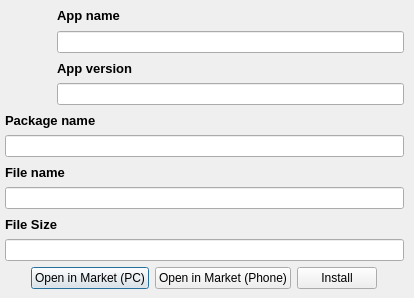
<?xml version="1.0" encoding="UTF-8"?>
<ui version="4.0">
 <class>appInfo</class>
 <widget class="QDialog" name="appInfo">
  <property name="geometry">
   <rect>
    <x>0</x>
    <y>0</y>
    <width>414</width>
    <height>298</height>
   </rect>
  </property>
  <property name="windowTitle">
   <string extracomment="app info dialog title">App info</string>
  </property>
  <widget class="QWidget" name="gridLayoutWidget">
   <property name="geometry">
    <rect>
     <x>0</x>
     <y>0</y>
     <width>409</width>
     <height>294</height>
    </rect>
   </property>
   <layout class="QGridLayout" name="gridLayout">
    <item row="1" column="1" rowspan="4">
     <widget class="QLabel" name="labelAppsIcon">
      <property name="minimumSize">
       <size>
        <width>0</width>
        <height>0</height>
       </size>
      </property>
      <property name="maximumSize">
       <size>
        <width>70</width>
        <height>70</height>
       </size>
      </property>
      <property name="text">
       <string notr="true"/>
      </property>
      <property name="pixmap">
       <pixmap resource="../zasoby.qrc">:/icons/info.png</pixmap>
      </property>
     </widget>
    </item>
    <item row="0" column="1">
     <spacer name="horizontalSpacer_4">
      <property name="orientation">
       <enum>Qt::Vertical</enum>
      </property>
      <property name="sizeType">
       <enum>QSizePolicy::Fixed</enum>
      </property>
      <property name="sizeHint" stdset="0">
       <size>
        <width>20</width>
        <height>5</height>
       </size>
      </property>
     </spacer>
    </item>
    <item row="1" column="2" rowspan="4">
     <widget class="QLabel" name="labelQRcode">
      <property name="maximumSize">
       <size>
        <width>80</width>
        <height>80</height>
       </size>
      </property>
      <property name="text">
       <string notr="true"/>
      </property>
     </widget>
    </item>
    <item row="1" column="3">
     <widget class="QLabel" name="labelAppsAppName">
      <property name="font">
       <font>
        <pointsize>10</pointsize>
        <weight>75</weight>
        <bold>true</bold>
       </font>
      </property>
      <property name="text">
       <string>App name</string>
      </property>
     </widget>
    </item>
    <item row="2" column="3">
     <widget class="QLineEdit" name="editAppsAppName">
      <property name="text">
       <string notr="true"/>
      </property>
      <property name="readOnly">
       <bool>true</bool>
      </property>
     </widget>
    </item>
    <item row="3" column="3">
     <widget class="QLabel" name="labelAppsVersion">
      <property name="font">
       <font>
        <pointsize>10</pointsize>
        <weight>75</weight>
        <bold>true</bold>
       </font>
      </property>
      <property name="text">
       <string>App version</string>
      </property>
     </widget>
    </item>
    <item row="4" column="3">
     <widget class="QLineEdit" name="editAppsVersion">
      <property name="text">
       <string notr="true"/>
      </property>
      <property name="readOnly">
       <bool>true</bool>
      </property>
     </widget>
    </item>
    <item row="5" column="1" colspan="3">
     <widget class="QLabel" name="labelAppsPackageName">
      <property name="font">
       <font>
        <pointsize>10</pointsize>
        <weight>75</weight>
        <bold>true</bold>
       </font>
      </property>
      <property name="text">
       <string>Package name</string>
      </property>
     </widget>
    </item>
    <item row="8" column="1" colspan="3">
     <widget class="QLineEdit" name="editAppsFileName">
      <property name="text">
       <string notr="true"/>
      </property>
      <property name="readOnly">
       <bool>true</bool>
      </property>
     </widget>
    </item>
    <item row="7" column="1" colspan="3">
     <widget class="QLabel" name="labelAppsFileName">
      <property name="font">
       <font>
        <pointsize>10</pointsize>
        <weight>75</weight>
        <bold>true</bold>
       </font>
      </property>
      <property name="text">
       <string>File name</string>
      </property>
     </widget>
    </item>
    <item row="9" column="1" colspan="3">
     <widget class="QLabel" name="labelAppsSize">
      <property name="font">
       <font>
        <pointsize>10</pointsize>
        <weight>75</weight>
        <bold>true</bold>
       </font>
      </property>
      <property name="text">
       <string>File Size</string>
      </property>
     </widget>
    </item>
    <item row="10" column="1" colspan="3">
     <widget class="QLineEdit" name="editAppsSize">
      <property name="text">
       <string notr="true"/>
      </property>
      <property name="readOnly">
       <bool>true</bool>
      </property>
     </widget>
    </item>
    <item row="12" column="2">
     <spacer name="horizontalSpacer_3">
      <property name="orientation">
       <enum>Qt::Vertical</enum>
      </property>
      <property name="sizeType">
       <enum>QSizePolicy::Fixed</enum>
      </property>
      <property name="sizeHint" stdset="0">
       <size>
        <width>20</width>
        <height>5</height>
       </size>
      </property>
     </spacer>
    </item>
    <item row="1" column="0">
     <spacer name="horizontalSpacer_2">
      <property name="orientation">
       <enum>Qt::Horizontal</enum>
      </property>
      <property name="sizeType">
       <enum>QSizePolicy::Fixed</enum>
      </property>
      <property name="sizeHint" stdset="0">
       <size>
        <width>5</width>
        <height>20</height>
       </size>
      </property>
     </spacer>
    </item>
    <item row="1" column="4">
     <spacer name="horizontalSpacer">
      <property name="orientation">
       <enum>Qt::Horizontal</enum>
      </property>
      <property name="sizeType">
       <enum>QSizePolicy::Fixed</enum>
      </property>
      <property name="sizeHint" stdset="0">
       <size>
        <width>5</width>
        <height>20</height>
       </size>
      </property>
     </spacer>
    </item>
    <item row="6" column="1" colspan="3">
     <widget class="QLineEdit" name="editAppsPackageName">
      <property name="text">
       <string notr="true"/>
      </property>
      <property name="readOnly">
       <bool>true</bool>
      </property>
     </widget>
    </item>
    <item row="11" column="1" colspan="3">
     <layout class="QHBoxLayout" name="horizontalLayout">
      <item>
       <spacer name="horizontalSpacer_5">
        <property name="orientation">
         <enum>Qt::Horizontal</enum>
        </property>
        <property name="sizeHint" stdset="0">
         <size>
          <width>40</width>
          <height>20</height>
         </size>
        </property>
       </spacer>
      </item>
      <item>
       <widget class="QPushButton" name="pushButton_3">
        <property name="text">
         <string>Open in Market (PC)</string>
        </property>
        <property name="icon">
         <iconset resource="../zasoby.qrc">
          <normaloff>:/icons/market.png</normaloff>:/icons/market.png</iconset>
        </property>
       </widget>
      </item>
      <item>
       <widget class="QPushButton" name="pushButton_2">
        <property name="text">
         <string>Open in Market (Phone)</string>
        </property>
        <property name="icon">
         <iconset resource="../zasoby.qrc">
          <normaloff>:/icons/market.png</normaloff>:/icons/market.png</iconset>
        </property>
       </widget>
      </item>
      <item>
       <widget class="QPushButton" name="pushButton">
        <property name="text">
         <string>Install</string>
        </property>
        <property name="icon">
         <iconset resource="../zasoby.qrc">
          <normaloff>:/icons/install.png</normaloff>:/icons/install.png</iconset>
        </property>
       </widget>
      </item>
      <item>
       <spacer name="horizontalSpacer_6">
        <property name="orientation">
         <enum>Qt::Horizontal</enum>
        </property>
        <property name="sizeHint" stdset="0">
         <size>
          <width>40</width>
          <height>20</height>
         </size>
        </property>
       </spacer>
      </item>
     </layout>
    </item>
   </layout>
  </widget>
 </widget>
 <resources>
  <include location="../zasoby.qrc"/>
 </resources>
 <connections/>
</ui>
